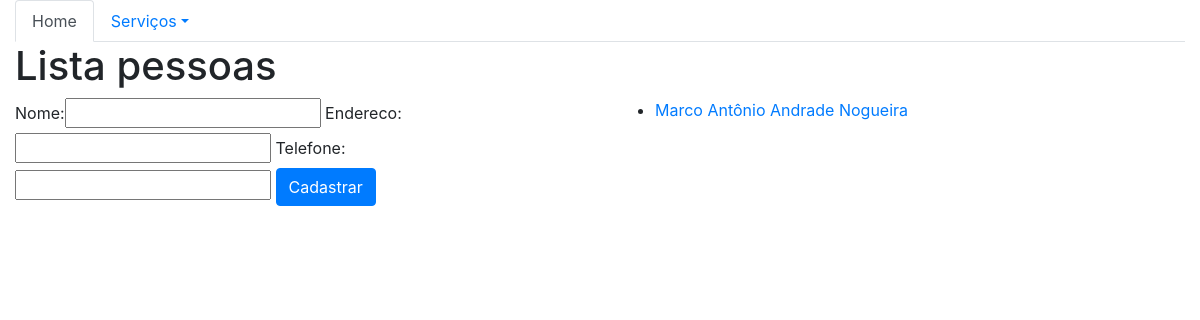
Page /pessoa/ on the earlier database version.
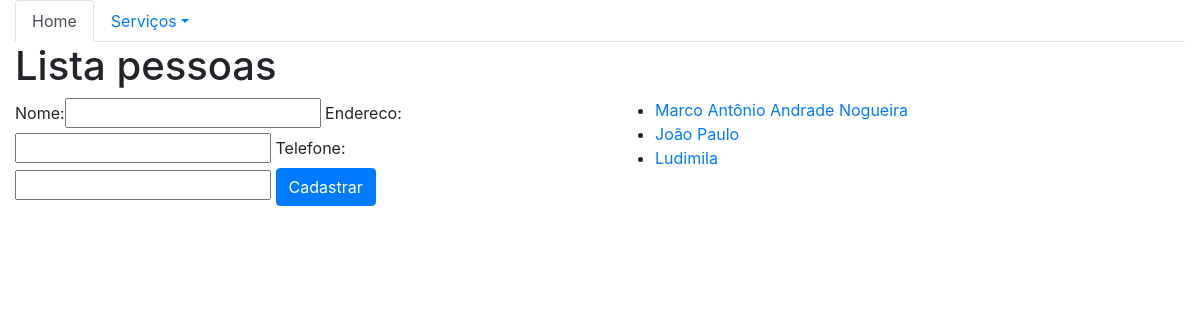
Same page on the later database version.
### core/models.py (models this page shows, shortened)
class Pessoa(models.Model):
    nome = models.CharField(max_length=100)
    endereco = models.CharField(max_length=100)
    telefone = models.CharField(max_length=10)

### core/views.py (the view)
# urls.py: path('pessoa/', lista_pessoas, name='core_lista_pessoas'),
def lista_pessoas(request):
    pessoas = Pessoa.objects.all()
    form = PessoaForm()
    data = {'pessoas':pessoas, 'form': form}
    return render(request, 'core/lista_pessoas.html', data)

### core/forms.py
class PessoaForm(ModelForm):
    class Meta:
        model = Pessoa
        fields = '__all__'

### core/templates/core/lista_pessoas.html (shortened to what this page needs)
{% extends "base.html" %}
{% load bootstrap %}
{% block main %}
<div class="row">
    <div class="col-12">
        <h1> Lista pessoas </h1>
    </div>
</div>
<div class="row">
    <div class="col-sm-6">
        <form action="{% url 'core_lista_pessoa_nome' %}" method="POST">
        {{ form |bootstrap }}
        <button type="submit" class="btn btn-primary">Cadastrar</button>
        </form>
    </div>
    <div class="col-sm-6">
        <ul>
            {% for pessoa in pessoas %}
                <li>
                    <a href="{% url 'core_pessoa_update' pessoa.id %}"> {{ pessoa.nome }} </a>
                </li>
            {% endfor %}
        </ul>
    </div>
</div>
{% endblock %}

### templates/base.html (shortened to what this page needs)
{% load static %}
<!DOCTYPE html>
<html lang="en">
<head>
    <link rel="stylesheet" href="{% static 'bootstrap/css/bootstrap.css' %}">
</head>
<body>
    <div class="container-fluid">
        <ul class="nav nav-tabs">
            <li class="nav-item">
                <a class="nav-link active" href="{% url 'home' %}">Home</a>
            </li>
            <li class="nav-item dropdown">
                <a class="nav-link dropdown-toggle" data-toggle="dropdown" href="#" role="button" aria-haspopup="true" aria-expanded="false">Serviços</a>
            </li>
        </ul>
        {% block main %}
        {% endblock %}
    </div>
</body>
</html>

Differences in the rows shown:
added Pessoa: nome "João Paulo"
added Pessoa: nome "Ludimila"
